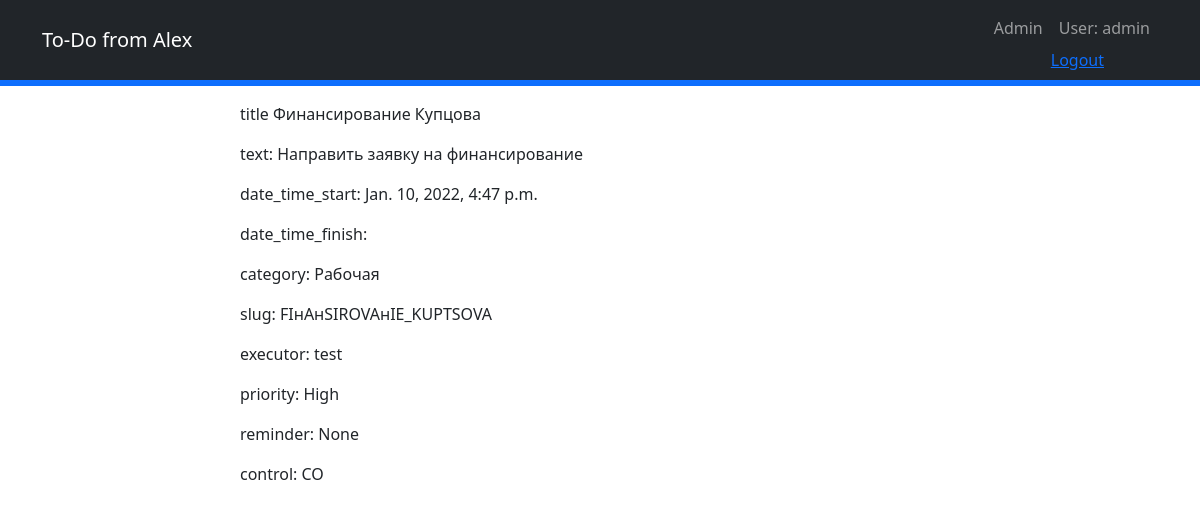
Screenshot of /1/ (signed in) with the database file from the repository.
### app/models.py (models this page shows, shortened)
class Task(models.Model):
    title = models.CharField(max_length=128)
    text = models.TextField(blank=True)
    date_time_start = models.DateTimeField(auto_now_add=True)
    date_finish = models.DateField(blank=True, null=True)
    time_finish = models.TimeField(blank=True, null=True)
    category = models.ForeignKey('Category', on_delete=models.CASCADE, default='Общая')
    slug = models.SlugField(blank=True)
    executor = models.ForeignKey(User, on_delete=models.CASCADE)
    priority = models.ForeignKey('Priority', on_delete=models.CASCADE, default='Normal')
    reminder = models.DateTimeField(blank=True, null=True)
    performed = 'PE'
    complete = 'CO'
    choice = [
        (performed, 'Выполняется'),
        (complete, 'Выполнено'),
    ]
    status = models.CharField(max_length=11, choices=choice, default=performed)
    class Meta:
        verbose_name = 'Задача'
        verbose_name_plural = 'Задачи'

class Category(models.Model):
    name = models.CharField(max_length=64)
    class Meta:
        verbose_name = 'Категория'
        verbose_name_plural = 'Категории'
    def __str__(self):
        return f'{self.name}'

class Priority(models.Model):
    low = 'Low'
    normal = 'Normal'
    high = 'Hign'
    PRIORITY = (
        (low, 'Low'),
        (normal, 'Normal'),
        (high, 'High'),
    )
    name = models.CharField(max_length=6, choices=PRIORITY, default=normal,  unique=True)
    class Meta:
        verbose_name = 'Приоритет'
        verbose_name_plural = 'Приоритеты'
    def __str__(self):
        return f'{self.name}'

### app/views.py (the view)
# urls.py: path('<int:pk>/', TaskDetailView.as_view(), name='task_detail'),
class TaskDetailView(LoginRequiredMixin, DetailView):
    model = Task
    template_name = 'task_detail.html'
    context_object_name = 'task'

### app/templates/task_detail.html (shortened to what this page needs)
{% extends 'template.html' %}
{% block content %}
<p>title {{ task.title }}</p>
<p>text: {{ task.text }}</p>
<p>date_time_start: {{ task.date_time_start }}</p>
<p>date_time_finish: {{ task.date_time_finish }}</p>
<p>category: {{ task.category }}</p>
<p>slug: {{ task.slug }}</p>
<p>executor: {{ task.executor }}</p>
<p>priority: {{ task.priority }}</p>
<p>reminder: {{ task.reminder }}</p>
<p>control: {{ task.status }}</p>
{% endblock content %}

### app/templates/template.html (shortened to what this page needs)
<!DOCTYPE html>
<html lang="en">
    <head>
        {% load static %}
        <link href="{% static 'css/styles.css' %}" rel="stylesheet" />
    </head>
    <body>
        <nav class="navbar navbar-expand-lg navbar-dark bg-dark fixed-top">
            <div class="container">
                <a class="navbar-brand" href="#">To-Do from Alex</a>
                <div class="collapse navbar-collapse" id="navbarSupportedContent">
                    <ul class="navbar-nav ms-auto mb-2 mb-lg-0">
                            <li class="nav-item"><a class="nav-link" href="/admin/">Admin</a></li>
                        {% if user.is_authenticated %}
                        <li class="nav-item"><a class="nav-link" href="{% url 'profile' request.user.id %}">User: {{ request.user.username }}</a><a href="/accounts/logout/">Logout<a/></li>
                        {% else %}
                            <li class="nav-item"><a class="nav-link" href="">Вы вошли как Гость</a><a href="/accounts/login/">Login<a/></li></li>
                        {% endif %}
                    </ul>
                </div>
            </div>
        </nav>
        <header class="bg-primary bg-gradient text-white">
            <div class="container px-4 text-center">
                <h1 class="fw-bolder">ToDo</h1>
                <p class="lead">ToDo</p>
            </div>
        </header>
        <div class="container px-4">
            <div class="row gx-4 justify-content-center">
                    <div class="col-lg-8">
            {% block content %}
            {% endblock content %}
                    </div>
            </div>
        </div>
    </body>
</html>

### rows the page displays
Task: title "Финансирование Купцова", text "Направить заявку на финансирование", date_time_start "Jan. 10, 2022, 4:47 p.m.", category "Рабочая", slug "FIнAнSIROVAнIE_KUPTSOVA", executor "test", priority "High", reminder "None", status "CO"

### other values shown
{{ request.user.username }} "admin"
